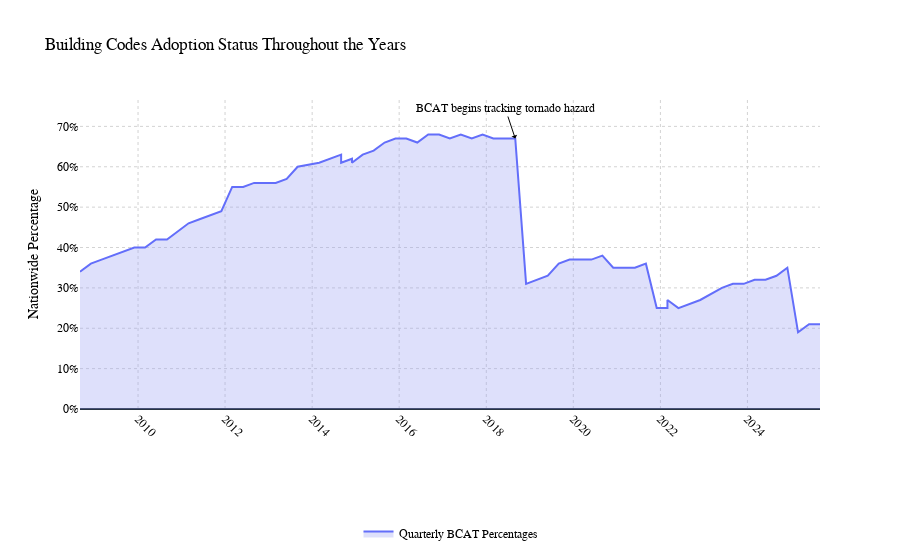

Notebook code cell kept with this figure:
### Code cell
import plotly.graph_objects as go

fig = go.Figure()
fig.add_trace(go.Scatter(
    x=df_sort['Hazard(s)'],
    y=df_sort['percentages'],
    mode='lines',
    fill='tozeroy',
    fillcolor='rgba(146, 152, 240, 0.3)',
    name='Quarterly BCAT Percentages'# Name in the legend
))

i = 42 #location for drop - tornadoes
fig.add_annotation(
    x=df_sort['Hazard(s)'].iloc[i],
    y=df_sort['percentages'].iloc[i],
    text="BCAT begins tracking tornado hazard",
    showarrow=True,
    arrowhead=1,
    arrowcolor="black"),

# Layout parameters
fig.update_layout(
    title=dict(
        text='Building Codes Adoption Status Throughout the Years',
        font=dict(color='Black',
                  family='Times New Roman')       ),  # Title
    xaxis_title='',  # x-axis name
    yaxis_title='Nationwide Percentage',  # y-axis name
    xaxis_tickangle=45,  # Set the x-axis label angle
    showlegend=True,

    paper_bgcolor='white',  # Overall chart background
    plot_bgcolor='white', # Plot area background
    xaxis=dict(
        gridcolor="lightgray",
        griddash="dot",
    ),
    yaxis=dict(
        gridcolor="lightgray",
        griddash="dot",
        ticksuffix="%"
    ),
    font=dict(family="Times New Roman", color="black"),
    legend=dict(yanchor='bottom', xanchor='center', y=-0.45, x=0.5, orientation='h')
)

fig.show(config={'displayModeBar': False})

fig.write_html("html_pages/area_plot.html")

### Figure 1 — Plotly figure (JSON) as saved in the notebook; plotly's stock layout.template omitted (floating-point values rounded to 4 significant figures)
{"data": [{"fill": "tozeroy", "fillcolor": "rgba(146, 152, 240, 0.3)", "mode": "lines", "name": "Quarterly BCAT Percentages", "x": ["2008-09-01T00:00:00.000000000", "2008-12-01T00:00:00.000000000", "2009-03-01T00:00:00.000000000", "2009-06-01T00:00:00.000000000", "2009-09-01T00:00:00.000000000", "2009-12-01T00:00:00.000000000", "2010-03-01T00:00:00.000000000", "2010-06-01T00:00:00.000000000", "2010-09-01T00:00:00.000000000", "2010-12-01T00:00:00.000000000", "2011-03-01T00:00:00.000000000", "2011-06-01T00:00:00.000000000", "2011-09-01T00:00:00.000000000", "2011-12-01T00:00:00.000000000", "2012-03-01T00:00:00.000000000", "2012-06-01T00:00:00.000000000", "2012-09-01T00:00:00.000000000", "2012-12-01T00:00:00.000000000", "2013-03-01T00:00:00.000000000", "2013-06-01T00:00:00.000000000", "2013-06-01T00:00:00.000000000", "2013-09-01T00:00:00.000000000", "2014-03-01T00:00:00.000000000", "2014-06-01T00:00:00.000000000", "2014-09-01T00:00:00.000000000", "2014-09-01T00:00:00.000000000", "2014-12-01T00:00:00.000000000", "2014-12-01T00:00:00.000000000", "2015-03-01T00:00:00.000000000", "2015-06-01T00:00:00.000000000", "2015-09-01T00:00:00.000000000", "2015-12-01T00:00:00.000000000", "2016-03-01T00:00:00.000000000", "2016-06-01T00:00:00.000000000", "2016-09-01T00:00:00.000000000", "2016-12-01T00:00:00.000000000", "2017-03-01T00:00:00.000000000", "2017-06-01T00:00:00.000000000", "2017-09-01T00:00:00.000000000", "2017-12-01T00:00:00.000000000", "2018-03-01T00:00:00.000000000", "2018-06-01T00:00:00.000000000", "2018-09-01T00:00:00.000000000", "2018-12-01T00:00:00.000000000", "2019-03-01T00:00:00.000000000", "2019-06-01T00:00:00.000000000", "2019-09-01T00:00:00.000000000", "2019-12-01T00:00:00.000000000", "2020-03-01T00:00:00.000000000", "2020-06-01T00:00:00.000000000", "2020-09-01T00:00:00.000000000", "2020-12-01T00:00:00.000000000", "2021-03-01T00:00:00.000000000", "2021-06-01T00:00:00.000000000", "2021-09-01T00:00:00.000000000", "2021-12-01T00:00:00.000000000", "2022-03-01T00:00:00.000000000", "2022-03-01T00:00:00.000000000", "2022-06-01T00:00:00.000000000", "2022-09-01T00:00:00.000000000", "2022-12-01T00:00:00.000000000", "2023-06-01T00:00:00.000000000", "2023-09-01T00:00:00.000000000", "2023-12-01T00:00:00.000000000", "2024-03-01T00:00:00.000000000", "2024-06-01T00:00:00.000000000", "2024-09-01T00:00:00.000000000", "2024-12-01T00:00:00.000000000", "2025-03-01T00:00:00.000000000", "2025-06-01T00:00:00.000000000", "2025-09-01T00:00:00.000000000", "NaT"], "y": [34.0, 36.0, 37.0, 38.0, 39.0, 40.0, 40.0, 42.0, 42.0, 44.0, 46.0, 47.0, 48.0, 49.0, 55.0, 55.0, 56.0, 56.0, 56.0, 57.0, 57.0, 60.0, 61.0, 62.0, 63.0, 61.0, 62.0, 61.0, 63.0, 64.0, 66.0, 67.0, 67.0, 66.0, 68.0, 68.0, 67.0, 68.0, 67.0, 68.0, 67.0, 67.0, 67.0, 31.0, 32.0, 33.0, 36.0, 37.0, 37.0, 37.0, 38.0, 35.0, 35.0, 35.0, 36.0, 25.0, 25.0, 27.0, 25.0, 26.0, 27.0, 30.0, 31.0, 31.0, 32.0, 32.0, 33.0, 35.0, 19.0, 21.0, 21.0, NaN], "type": "scatter"}], "layout": {"annotations": [{"arrowcolor": "black", "arrowhead": 1, "showarrow": true, "text": "BCAT begins tracking tornado hazard", "x": "2018-09-01T00:00:00", "y": 67.0}], "title": {"font": {"color": "Black", "family": "Times New Roman"}, "text": "Building Codes Adoption Status Throughout the Years"}, "xaxis": {"title": {"text": ""}, "tickangle": 45, "gridcolor": "lightgray", "griddash": "dot"}, "yaxis": {"title": {"text": "Nationwide Percentage"}, "gridcolor": "lightgray", "griddash": "dot", "ticksuffix": "%"}, "font": {"family": "Times New Roman", "color": "black"}, "legend": {"yanchor": "bottom", "xanchor": "center", "y": -0.45, "x": 0.5, "orientation": "h"}, "showlegend": true, "paper_bgcolor": "white", "plot_bgcolor": "white"}}
